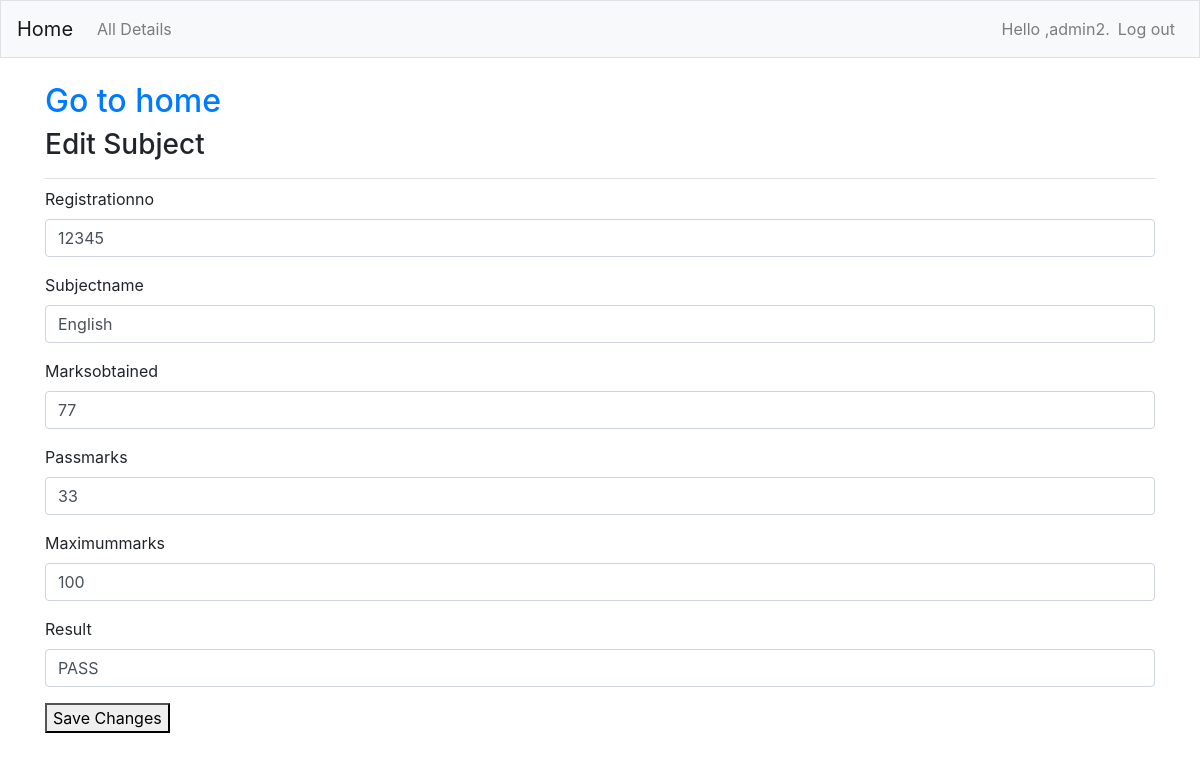
Page /edit_subject/English/ (signed in) on the committed database.
### case2/models.py (models this page shows, shortened)
class Result(models.Model):
    registrationno=models.CharField(max_length=10)
    subjectname=models.CharField(max_length=200)
    marksobtained=models.IntegerField()
    passmarks=models.IntegerField()
    maximummarks=models.IntegerField()
    result=models.CharField(max_length=10)
    owner = models.ForeignKey(User,on_delete=models.CASCADE)
    class Meta:
        verbose_name_plural='Results'

### case2/result_views.py (the view)
# urls.py: path('edit_subject/<str:k_id>/',result_views.edit_subject,name='edit_subject'),
@login_required
def edit_subject(request, k_id):
    student = get_object_or_404(Result, subjectname=k_id)
    if request.method =='POST':
        form = ResultForm(request.POST, instance=student)
        if form.is_valid():
            form.save()
            return redirect('results')
    context = {'form': ResultForm(instance=student)}
    return render(request,'result_templates/edit_subject.html', context)

### case2/forms.py
class ResultForm(forms.ModelForm):
    class Meta:
        model = Result
        fields = ['registrationno','subjectname','marksobtained','passmarks','maximummarks','result']

### case2/templates/result_templates/edit_subject.html (shortened to what this page needs)
{% extends 'staff_templates/base.html' %}
{% load bootstrap4 %}
{% block page_header %}
    <h2><a href="{% url 'index' %}">Go to home</a></h2>
    <h3>Edit Subject</h3>
{% endblock page_header %}
{% block content %}
<form action="." method="POST">
    {% bootstrap_form form %}
    {% buttons %}
    <button name="submit">Save Changes</button>
    {% endbuttons %}
</form>
{% endblock content %}

### case2/templates/staff_templates/base.html (shortened to what this page needs)
{% load bootstrap4 %}
<!DOCTYPE html>
<html lang="en">
<head>
   {% bootstrap_css %}
</head>
<body>
   <nav class="navbar navbar-expand-md navbar-light bg-light mb-4 border">
      <a class="navbar-brand" href="{% url 'index' %}">Home</a>
      <div class="collapse navbar-collapse" id="navbarCollapse">
         <ul class="navbar-nav mr-auto">
            <li class="nav-item">
               <a class="nav-link" href="{% url 'one' %}">All Details</a></li>
         </ul>
         <ul class="navbar-nav ml-auto">
            {% if user.is_authenticated %}
            <li class="nav-item">
               <span class="navbar-text"> Hello ,{{user.username}}.</span>
            </li>
            <li class="nav-item">
               <a class="nav-link" href="{% url 'users:logout' %}?next=/logoutpage">Log out</a>
            </li>
            {% endif %}
         </ul>
         </div>
   </nav>
   <main role="main" class="container">
      <div class ='pb-2 mb-2 border-bottom'>
         {% block page_header %}{% endblock page_header %}
      </div>
      <div>
         {% block content %}{% endblock content %}
      </div>
   </main>
</body>
</html>

### rows in the picture
Result: registrationno "12345", subjectname "English", marksobtained "77", passmarks "33", maximummarks "100", result "PASS"

### other values in the picture
{{ user.username }} "admin2"
